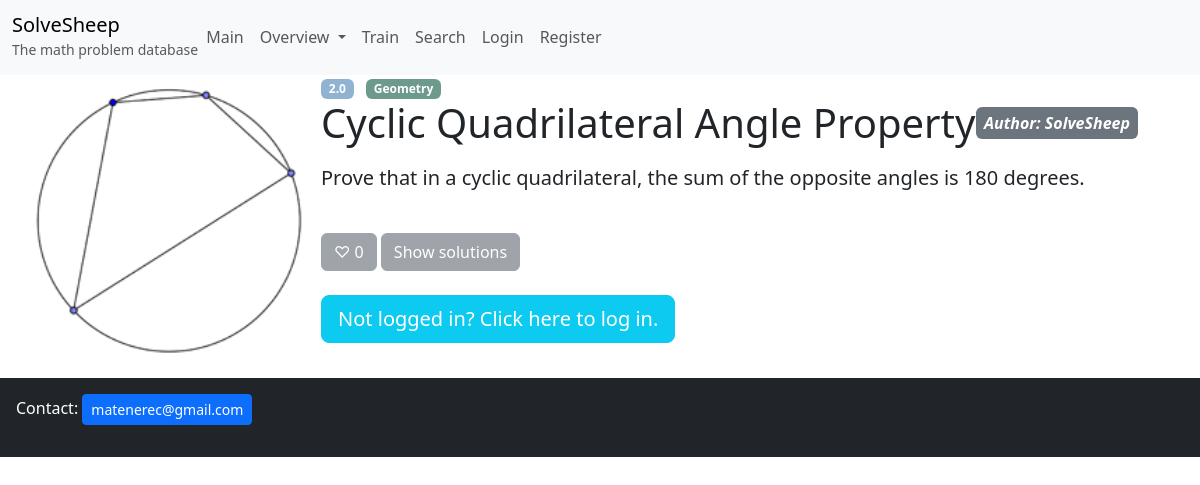
/interface/problem/110/, run on the app's committed database.
### MainApp/models.py (models this page shows, shortened)
class Problem(models.Model):
    title = models.CharField(max_length=50)
    text = models.CharField(max_length=1000, blank=True, null=True)
    image = models.ImageField(blank=True, null=True, upload_to="problems/")
    video = models.URLField(blank=True, null=True)
    author = models.ForeignKey(User, on_delete=models.SET_NULL, null=True, blank=True)
    type_tags = models.ManyToManyField(TypeTag, null=True, blank=True)
    dif_tag = models.ForeignKey(DifTag, null=True, blank=True, on_delete=models.SET_NULL)
    likes = models.ManyToManyField(User, related_name='liked_problems', blank=True)
    likes_count = models.IntegerField(default=0)
    created = models.DateTimeField(auto_now_add=True)
    updated = models.DateTimeField(auto_now=True)

class DifTag(models.Model):
    name = models.FloatField()
    color = models.CharField(max_length=7, validators=[hex_color_validator], default="#000000")

class TypeTag(models.Model):
    name = models.CharField(max_length=30)
    color = models.CharField(max_length=7, validators=[hex_color_validator], default="#000000")

### ProblemInterface/views.py (the view)
# urls.py: path("problem/<int:prob_id>/", Open_problem, name="Problem"),
def Open_problem(request, prob_id):
    return render(request, 'interface.html', {
        'prob':get_object_or_404(Problem, id=prob_id)
    })

### ProblemInterface/templates/interface.html (shortened to what this page needs)
{% extends "base.html" %}
{% block content %}
<div class="container" style="margin-left: 10px;">
  {% if prob.image %}
    <img src="{{ prob.image.url }}"
         style="float: left; width: 25%; height: 100%; object-fit: cover; border-radius: 10px; margin: 10px; margin-bottom: 0;">
  {% endif %}
   <span class="badge" style="background-color: {{ prob.dif_tag.color }}; color: white; margin-right:8px;">
      {{ prob.dif_tag.name }}
    </span>
  {% for type in prob.type_tags.all %}
    <span class="badge" style="background-color: {{ type.color }}; color: white;">
       {{ type.name }}
    </span>
  {% endfor %}
<div class="d-flex justify-content-between align-items-center mb-3">
    <h1 class="mb-0">{{ prob.title }}</h1>
    {% if prob.author %}
        <a href="{% url 'UserInterface' prob.author %}">
          <h2 class="mb-0 text-end">
            <span class="badge bg-secondary fs-6 p-2 fst-italic">
                Author: {{ prob.author }}
            </span>
        </h2>
        </a>
    {% endif %}
</div>
  <p class="fs-5">{{ prob.text|linebreaksbr }}</p>
  <br>
  <button id="LikeBTN" {% if request.user.is_authenticated %} class="btn btn-success btn-lg" {% else %} class ="btn btn-secondary" disabled {% endif %}>
    <span id="likes-emoji">
      {% if request.user in prob.likes.all %}
        ♥︎
      {% else %}
        ♡
      {% endif %}
    </span>
    <span id="likes-count">{{prob.likes_count}}</span>
  </button>
  <button {% if request.user.is_authenticated %} id="toggle-sol" class="btn btn-success btn-lg" {% else %} class="btn btn-secondary" disabled {% endif %}>
    Show solutions
  </button>
  <br><br>
  {% if not request.user.is_authenticated %}
    <a href="{% url 'Login' %}" class="btn btn-info btn-lg" style="color: white;">
     Not logged in? Click here to log in.
    </a>
  {% endif %}
</div>
<br>
{% endblock %}

### MainApp/templates/base.html (style rules this page uses)
h1 { margin-bottom: 0; }
h2 { margin-top: 0; font-size: 0.8rem; }

### data on the page
Problem: image (picture), dif_tag.name "2.0", title "Cyclic Quadrilateral Angle Property", author "SolveSheep", text "Prove that in a cyclic quadrilateral, the sum of the opposite angles is 180 degrees.", likes_count "0"
TypeTag: name "Geometry"
